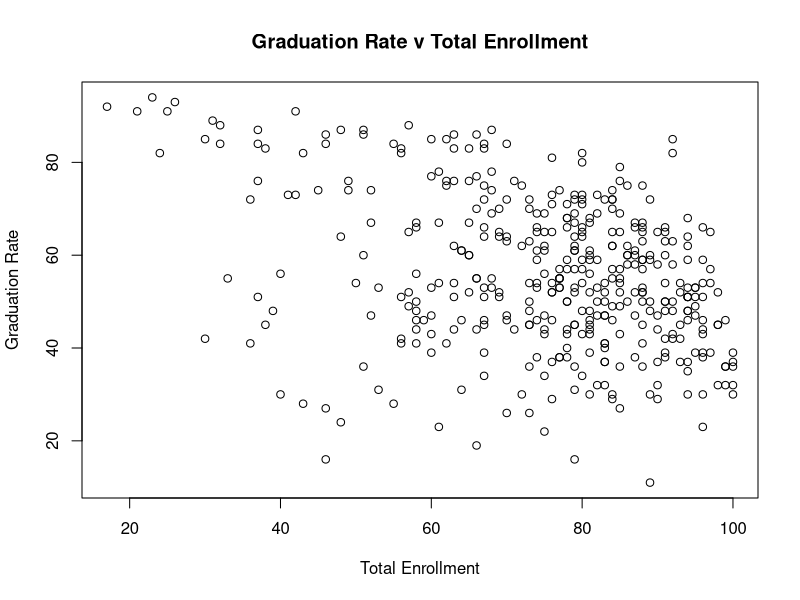
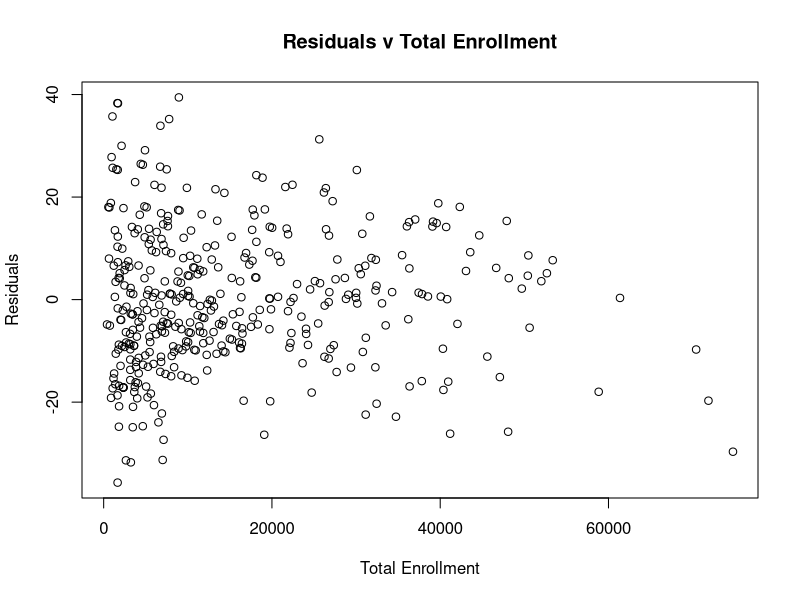
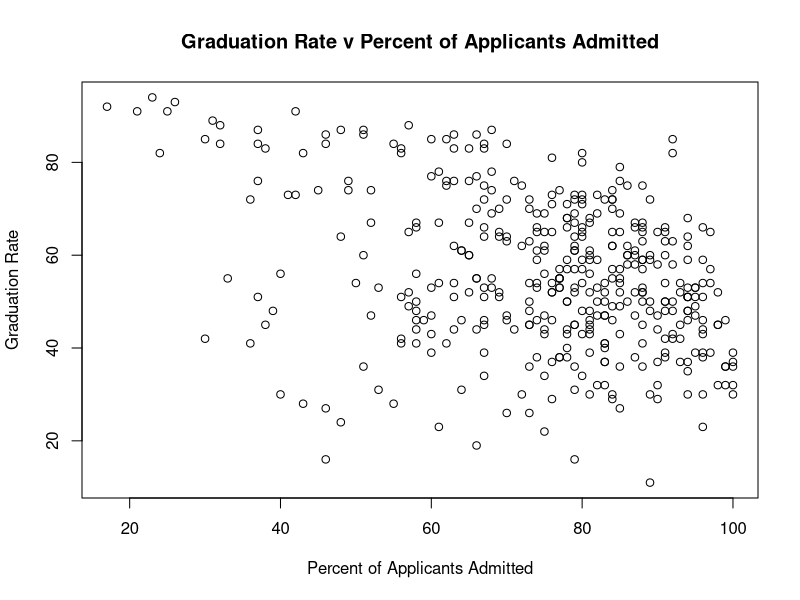
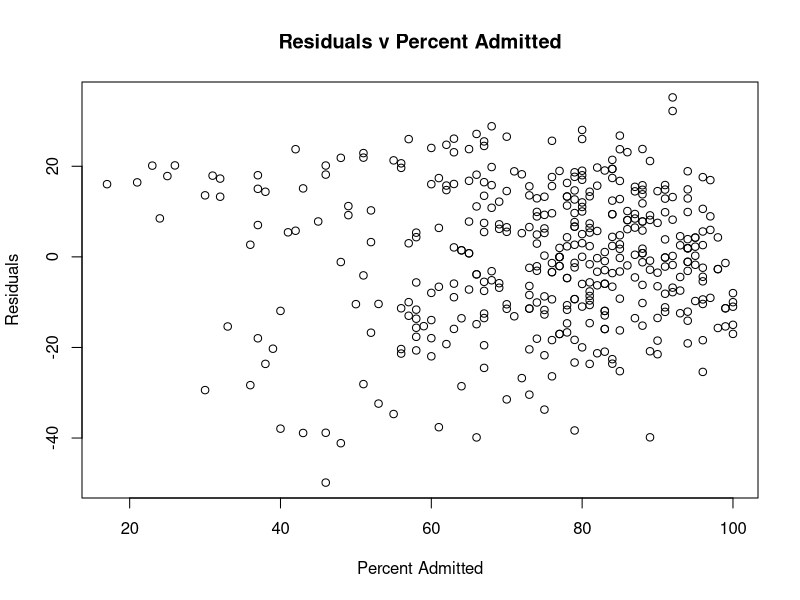
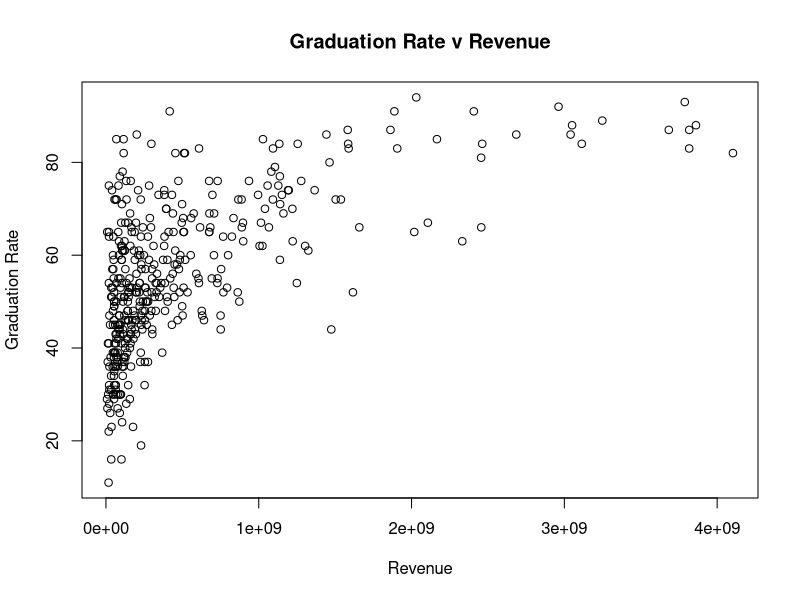
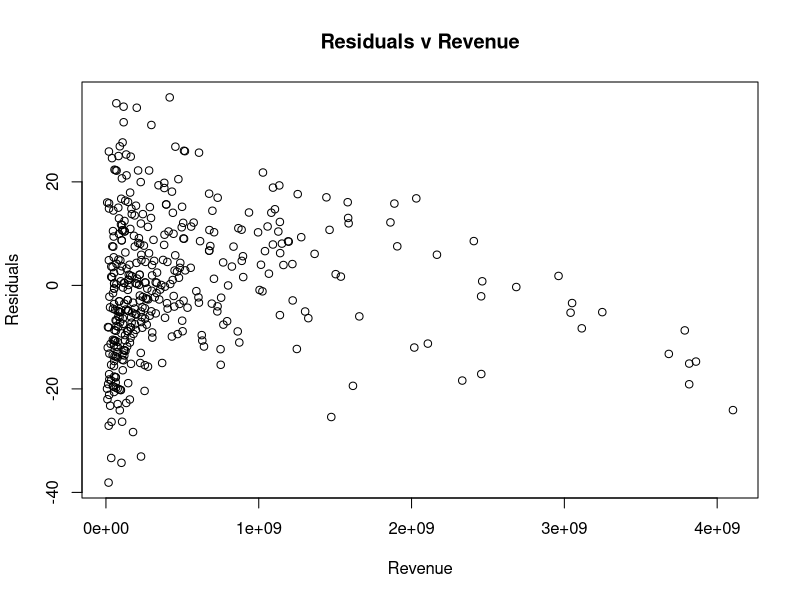
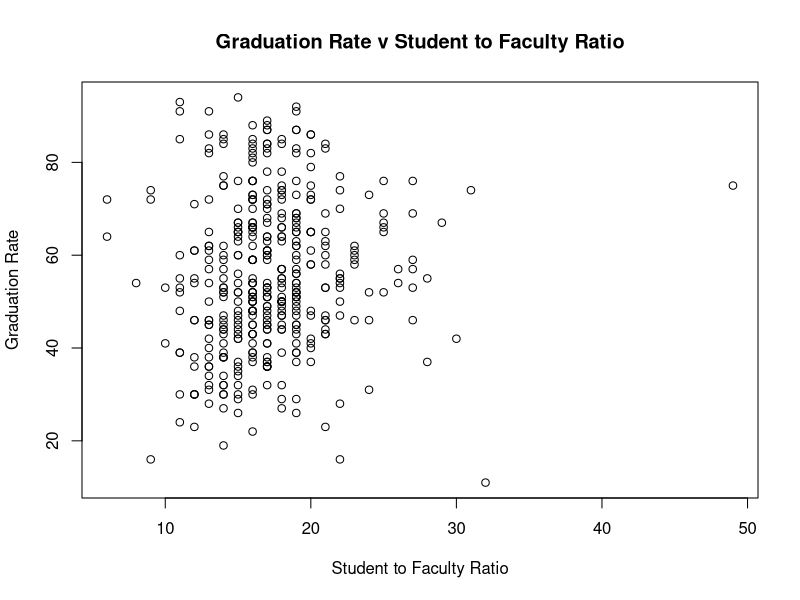
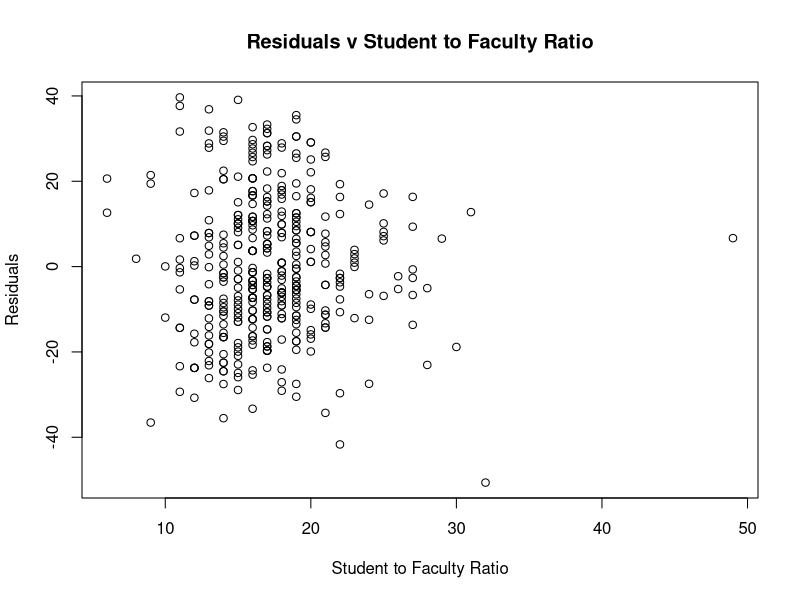

The R source for these figures, in order:
# import data from graduation.csv file
grad_file <- read.csv("graduation.csv")

# view again csv
grad_file

# declare potential predictor variables variables
percent_admitted_g = grad_file$Percent.admitted...total..DRVADM2020.
revenue_g = grad_file$Core.revenues..total.dollars..GASB...DRVF2020.
ratio_g = grad_file$Student.to.faculty.ratio..EF2020D.
retention_rate_g = grad_file$Full.time.fall.2019.cohort..EF2020D.
percent_finaid_g = grad_file$Percent.of.full.time.first.time.undergraduates.awarded.any.financial.aid..SFA1920.
percent_pell_g = grad_file$Percent.of.full.time.first.time.undergraduates.awarded.Pell.grants..SFA1920.
in_state_g = grad_file$Published.in.state.tuition.and.fees.2020.21..IC2020_AY.
out_state_g = grad_file$Published.out.of.state.tuition.and.fees.2020.21..IC2020_AY.
student_service = grad_file$Student.service.expenses.as.a.percent.of.total.core.expenses..GASB...DRVF2020.
act = grad_file$ACT.Composite.75th.percentile.score..ADM2020.
SAT_read = grad_file$SAT.Evidence.Based.Reading.and.Writing.75th.percentile.score..ADM2020.
SAT_math = grad_file$SAT.Math.75th.percentile.score..ADM2020.
total_enrollment = grad_file$Total..enrollment..DRVEF2020.

# response variable 
rate_graduation_g = grad_file$Graduation.rate..total.cohort..DRVGR2020.

# scatter plots
# plot for Graduation Rate vs Total Enrollment
plot(percent_admitted_g, rate_graduation_g, main="Graduation Rate v Total Enrollment", xlab="Total Enrollment", ylab="Graduation Rate")
# residual plot for Graduation Rate vs Total Enrollment
total.lm = lm(rate_graduation_g ~ total_enrollment)
total.res = resid(total.lm)
plot(total_enrollment, total.res, ylab="Residuals", xlab="Total Enrollment", main = "Residuals v Total Enrollment")

# plot for Graduation Rate vs Percent Admitted (keep?)
plot(percent_admitted_g, rate_graduation_g, main="Graduation Rate v Percent of Applicants Admitted", xlab="Percent of Applicants Admitted", ylab="Graduation Rate")
# residual plot for Graduation Rate vs Percent Admittted
admitted_g.lm = lm(rate_graduation_g ~ percent_admitted_g)
admitted_g.res = resid(admitted_g.lm)
plot(percent_admitted_g, admitted_g.res, ylab="Residuals", xlab="Percent Admitted", main = "Residuals v Percent Admitted")

# plot for Graduation Rate vs Revenue (NO)
plot(revenue_g, rate_graduation_g, main="Graduation Rate v Revenue", xlab="Revenue", ylab="Graduation Rate")
# residual plot for Graduation Rate vs Revenue
rev_g.lm = lm(rate_graduation_g ~ revenue_g)
rev_g.res = resid(rev_g.lm)
plot(revenue_g, rev_g.res, ylab="Residuals", xlab="Revenue", main = "Residuals v Revenue")

# plot for Graduation Rate vs Student to Faculty Ratio (NO)
plot(ratio_g, rate_graduation_g, main="Graduation Rate v Student to Faculty Ratio", xlab="Student to Faculty Ratio", ylab="Graduation Rate")
# residual plot for Graduation Rate vs Student to Faculty Ratio
ratio_g.lm = lm(rate_graduation_g ~ ratio_g)
ratio_g.res = resid(ratio_g.lm)
plot(ratio_g, ratio_g.res, ylab="Residuals", xlab="Student to Faculty Ratio", main="Residuals v Student to Faculty Ratio")

# plot for Graduation Rate vs Retention Rate (NOT GOOD FOR MULTIPLE REGRESSION)
plot(retention_rate_g, rate_graduation_g, main="Graduation Rate v Retention Rate", xlab="Retention Rate", ylab="Graduation Rate")
# residual plot for Graduation Rate vs Retention Rate
retention_g.lm = lm(rate_graduation_g ~ retention_rate_g)
retention_g.res = resid(retention_g.lm)
plot(retention_rate_g, retention_g.res, ylab="Residuals", xlab="Retention Rate", main="Residuals v Retention Rate")

# plot for Graduation Rate vs Percent of Students Receiving Any Financial Aid
plot(percent_finaid_g, rate_graduation_g, main="Graduation Rate v Percent of Students Receiving Any Financial Aid", xlab="Percent of Students Receiving Any Financial Aid", ylab="Graduation Rate")
# residual plot for Graduation Rate vs Percent of Students Any Financial Aid
fin_g.lm = lm(rate_graduation_g ~ percent_finaid_g)
fin_g.res = resid(fin_g.lm)
plot(percent_finaid_g, fin_g.res, ylab="Residuals", xlab="Percent of Students Receiving Any Financial Aid", main="Residuals v Percent of Students Receiving Any Financial Aid")

# plot for Graduation Rate vs Percent of Students Receiving Pell Grants
plot(percent_pell_g, rate_graduation_g, main="Graduation Rate v Percent of Students Receiving Pell Grants", xlab="Percent of Students Receiving Pell Grants", ylab="Graduation Rate")
# residual plot for Graduation Rate vs Percent of Students Receiving Pell Grants
pell_g.lm = lm(rate_graduation_g ~ percent_pell_g)
pell_g.res = resid(pell_g.lm)
plot(percent_pell_g, pell_g.res, ylab="Residuals", xlab="Percent of Students Receiving Pell Grants", main="Residuals v Percent of Students Receiving Pell Grants")

# plot for Graduation Rate vs In-State Tuition and Fees
plot(in_state_g, rate_graduation_g, main="Graduation Rate v In-State Tuition and Fees", xlab="In-State Tuition and Fees", ylab="Graduation Rate")
# residual plot for Graduation Rate vs In State Tuition and Fees
ins_g.lm = lm(rate_graduation_g ~ in_state_g)
ins_g.res = resid(ins_g.lm)
plot(in_state_g, ins_g.res, ylab="Residuals", xlab="In State Tuition and Fees", main="Residuals v In State Tuition and Fees")

# plot for Graduation Rate vs Out-of-State Tuition and Fees
plot(out_state_g, rate_graduation_g, main="Graduation Rate v Out-of-State Tuition and Fees", xlab="Out-of-State Tuition and Fees", ylab="Graduation Rate")
# residual plot for Graduation Rate vs Out of State State Tuition and Fees
out_g.lm = lm(rate_graduation_g ~ out_state_g)
out_g.res = resid(out_g.lm)
plot(out_state_g, out_g.res, ylab="Residuals", xlab="Out of State Tuition and Fees", main="Residuals v Out of State Tuition and Fees")

# plot for Graduation Rate vs Student Service Expenses as a Percent of Total Core Expenses (KEEP)
plot(student_service, rate_graduation_g, main="Graduation Rate v Student Service Expenses as a Percent of Total Core Expenses", xlab="Student Service Expenses as a Percent of Total Core Expenses", ylab="Graduation Rate")
# residual plot for Graduation Rate vs Student Service Expenses as a Percent of Total Core Expenses
expense.lm = lm(rate_graduation_g ~ student_service)
expense.res = resid(out_g.lm)
plot(student_service, expense.res, ylab="Residuals", xlab="Student Service Expenses as a Percent of Total Core Expenses", main="Residuals v Student Service Expenses as a Percent of Total Core Expenses")

# plot for Graduation Rate vs ACT Composite 75th Percentile Score (KEEP)
plot(act, rate_graduation_g, main="Graduation Rate v ACT Composite 75th Percentile Score", xlab="ACT Composite 75th Percentile Scores", ylab="Graduation Rate")
# residual plot for Graduation Rate vs ACT Composite 75th Percentile Score
ace.lm = lm(rate_graduation_g ~ act)
ace.res = resid(ace.lm)
plot(act, ace.res, ylab="Residuals", xlab="ACT Composite 75th Percentile Score", main="Residuals v ACT Composite 75th Percentile Score")

# plot for Graduation Rate vs SAT Evidence Based Reading and Writing 75th Percentile Score
plot(SAT_read, rate_graduation_g, main="Graduation Rate v SAT Evidence Based Reading and Writing 75th Percentile Score", xlab="SAT Evidence Based Reading and Writing 75th Percentile Scores", ylab="Graduation Rate")
# residual plot for Graduation Rate vs SAT Evidence Based Reading and Writing 75th Percentile Score
read.lm = lm(rate_graduation_g ~ SAT_read)
read.res = resid(read.lm)
plot(SAT_read, read.res, ylab="Residuals", xlab="SAT Evidence Based Reading and Writing 75th Percentile Scoree", main="Residuals v SAT Evidence Based Reading and Writing 75th Percentile Score")

# plot for Graduation Rate vs SAT Math 75th Percentile Score (keep)
plot(SAT_math, rate_graduation_g, main="Graduation Rate v SAT Math 75th Percentile Score", xlab="SAT Math 75th Percentile Scores", ylab="Graduation Rate")
# residual plot for Graduation Rate vs  SAT Math 75th Percentile Score
math.lm = lm(rate_graduation_g ~ SAT_math)
math.res = resid(math.lm)
plot(SAT_math, math.res, ylab="Residuals", xlab="SAT Math Composite 75th Percentile Score", main="Residuals v SAT Math Composite 75th Percentile Score")


# keep variables whose scatter plots have no shape
# SAT math
# SAT read
# ACT
# student service
# PELL
# percent admitted


# multiple regression model
model_g = lm(rate_graduation_g ~ act + SAT_math + SAT_read+ student_service + percent_pell_g + percent_admitted_g, data=grad_file)
summary(model_g)
plot(model_g)


# residual plot multiple regression
plot(model_g$fitted.values, model_g$residuals, main="Residuals Plot for Graduation Rate Model",
     ylab="Residuals",xlab="Estimated Graduation Rates")

# check normality of residuals
hist(model_g$residuals, xlab="Residuals", main="Histogram of Residuals") # histogram of residuals
